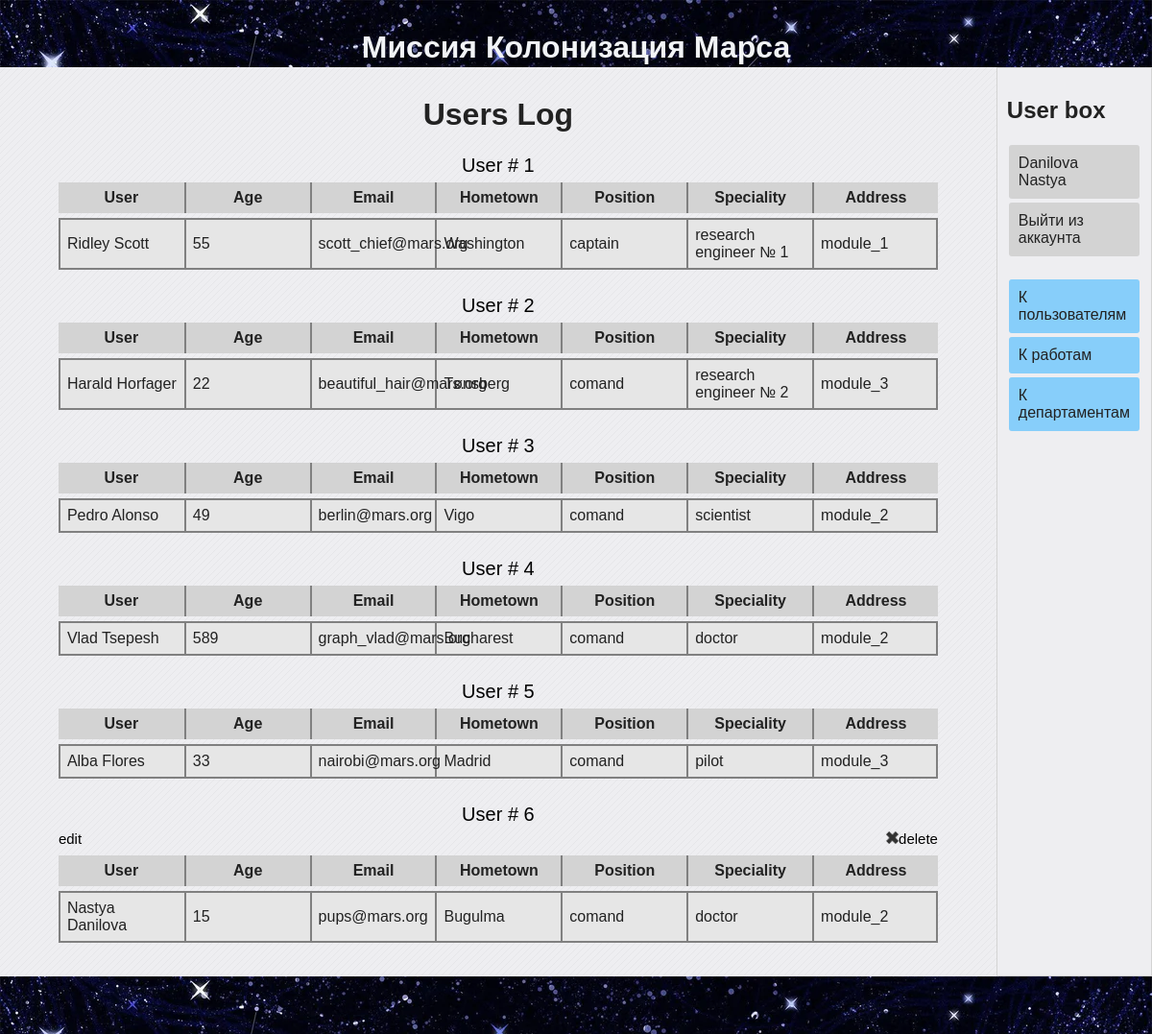
Before: /users (signed in) with the older database file.
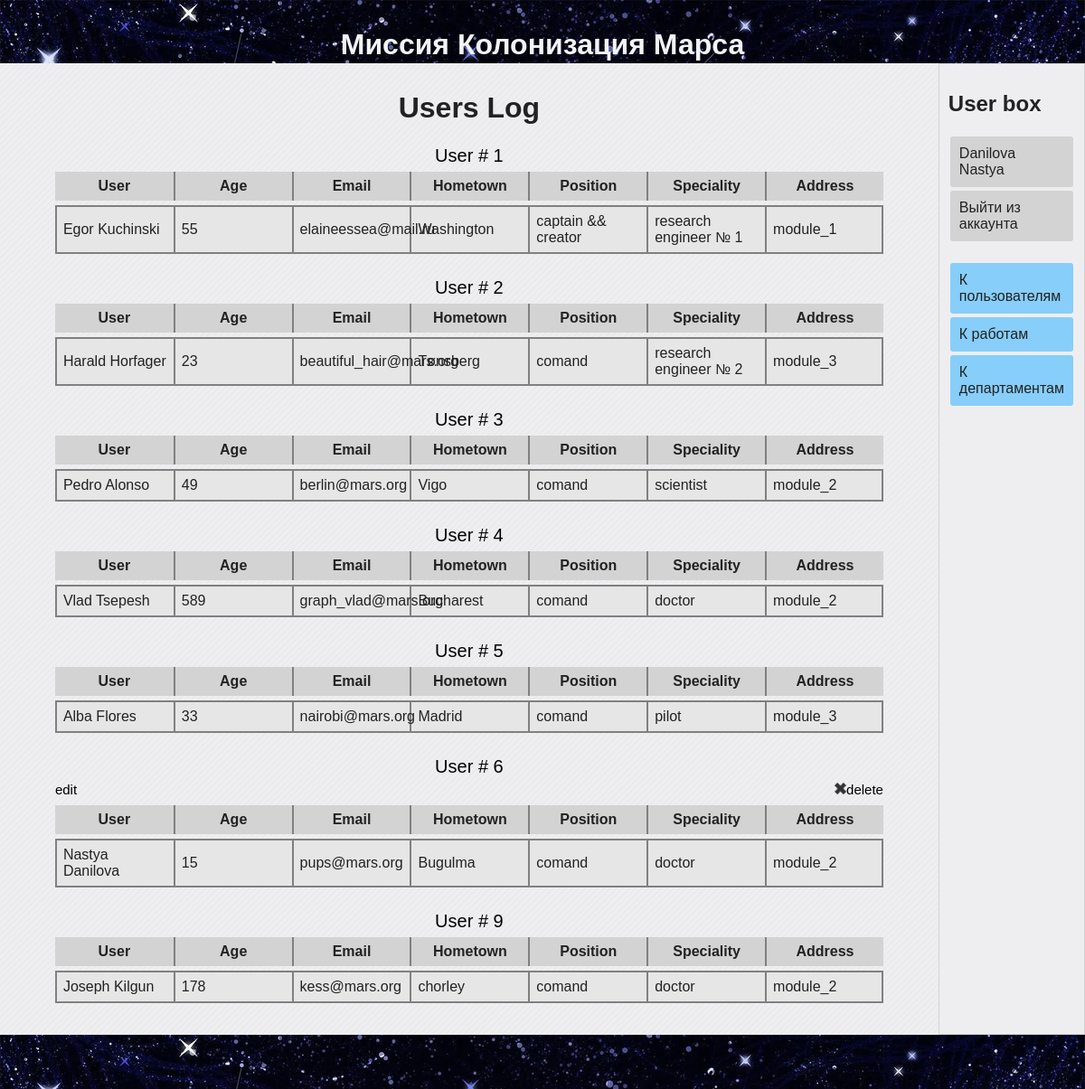
After: the same page with the newer database file.
### data/users.py (models this page shows, shortened)
class User(SqlAlchemyBase, UserMixin, SerializerMixin):
    __tablename__ = 'users'
    id = sqlalchemy.Column(sqlalchemy.Integer,
                           primary_key=True, autoincrement=True)
    surname = sqlalchemy.Column(sqlalchemy.String)
    name = sqlalchemy.Column(sqlalchemy.String)
    age = sqlalchemy.Column(sqlalchemy.Integer)
    hometown = sqlalchemy.Column(sqlalchemy.String)
    position = sqlalchemy.Column(sqlalchemy.String)
    speciality = sqlalchemy.Column(sqlalchemy.String)
    address = sqlalchemy.Column(sqlalchemy.String)
    email = sqlalchemy.Column(sqlalchemy.String,
                              index=True, unique=True)
    hashed_password = sqlalchemy.Column(sqlalchemy.String)
    modyfied_date = sqlalchemy.Column(sqlalchemy.DateTime,
                                      default=datetime.datetime.now)
    jobs = orm.relation("Jobs", back_populates='user')
    deps = orm.relation("Departments", back_populates='user')

### main.py (the view)
@app.route('/users')
def users_table():
    session = db_session.create_session()
    users = session.query(User).all()
    return render_template("user_table.html", title="User table", users=users)

### data/db_session.py (called while the page is built)
def create_session() -> Session:
    global __factory
    return __factory()

### main.py (called while the page is built)
@log_manager.user_loader
def load_user(user_id):
    session = db_session.create_session()
    return session.query(User).get(user_id)

### templates/user_table.html
{% extends "base.html" %}
{% block content %}
    <h1 style="text-align: center;">Users Log</h1>
    {% for user in users %}
        <table class="average-table">
            <caption>
                <a href="/home/{{ user.id }}">User # {{ user.id }}</a>
                {% if current_user.is_authenticated and (current_user == user or current_user.id == 1) %}
                    <div style="font-size: 15px;" class='flexbox flex_r_nowr flex_jcspacebetween_aicenter'>
                        <a href="/edit_user/{{ user.id }}">
                            <img src="/static/img/edit_icon1.png" alt="" width='13px'>edit</a>
                        <a href="/deluser/{{ user.id }}">
                            <img src="/static/img/delete_icon1.png" alt="" width="13px">delete</a>
                    </div>
                {% endif %}
            </caption>
            <thead>
                <th>User</th>
                <th>Age</th>
                <th>Email</th>
                <th>Hometown</th>
                <th>Position</th>
                <th>Speciality</th>
                <th>Address</th>
            </thead>
            <tbody>
                <tr>
                    <td>{{ user.name }} {{ user.surname }}</td>
                    <td>{{ user.age }}</td>
                    <td>{{ user.email }}</td>
                    <td>{{ user.hometown }}</td>
                    <td>{{ user.position }}</td>
                    <td>{{ user.speciality }}</td>
                    <td>{{ user.address }}</td>
                </tr>
            </tbody>
        </table>
    {% endfor %}
{% endblock %}

### templates/base.html (shortened to what this page needs)
<!DOCTYPE html>
<html lang="en">
<head>
    <link rel="stylesheet" href="/static/css/style.css">
</head>
<body>
    <header class="page-header">
        <h1>Миссия Колонизация Марса</h1>
    </header>
    <main class="flexbox flex_r_nowr">
        <div class='main_content'>
            {% block content %}{% endblock %}
        </div>
        <div class='user_box flexbox flex_c_nowr'>
            <h2>User box</h2>
            <div class="flexbox flex_c_nowr">
                {% if current_user.is_authenticated %}
                    <a class="btn" href="/home/{{ current_user.id }}">{{ current_user.surname }} {{current_user.name }}</a>
                    <a class="btn" href="/logout">Выйти из аккаунта</a>
                {% else %}
                    <a class="btn" href="/register">Зарегистрироваться</>
                    <a class="btn" href="/login">Войти</a>
                {% endif %}
            </div>
            <div class="flexbox flex_c_nowr usernav">
                <a href="/users" class="btn">К пользователям</a>
                <a href="/" class="btn">К работам</a>
                <a href="/departments" class="btn">К департаментам</a>
            </div>
        </div>
    </main>
    <footer class="page-footer"></footer>
</body>
</html>

### static/css/style.css (style rules this page uses)
body { background-color: #eeeef1; color: #222222; font-family: "Verdana", sans-serif; margin: 0; padding: 0; }
main { min-height: 568px; }
a { color: #000000; text-decoration: none; }
.page-header { background-color: #222244; background-image: url("../img/h2_bkgr.jpeg"); color: #f2f4f6; padding: 10px; height: 50px; text-align: center; }
.page-footer { background-color: #222244; background-image: url("../img/h2_bkgr.jpeg"); color: #f2f4f6; height: 40px; padding: 10px; text-align: center; }
.btn { display: block; background: lightgray; padding: 10px; margin: 2px; color: #222222; text-decoration: none; border-radius: 3px; }
.flexbox { display: flex; }
.flex_r_nowr { flex-flow: row nowrap; }
.flex_c_nowr { flex-flow: column nowrap; }
.flex_jcspacebetween_aicenter { justify-content: space-between; align-items: center; }
.user_box { border: 1px solid lightgray; padding: 10px; width: 12%; background-color: f2f4f6; }
.user_box .flexbox { margin-bottom: 20px; }
.usernav .btn { background-color: lightskyblue; }
.main_content { padding: 10px; width: 88%; }
.average-table { border-spacing: 0px 5px; margin: auto; margin-top: 20px; margin-bottom: 20px; table-layout: fixed; width: 90%; }
.average-table caption { font-size: 20px; line-height: 25px; }
.average-table th { background-color: lightgrey; border-left: 2px solid gray; padding: 7px; }
.average-table th:first-child { border-left: none; }
.average-table td { background-color: rgb(230, 230, 230); border: 2px solid gray; border-right: none; padding: 7px; }
.average-table td:last-child { border-right: 2px solid gray; }

Changed rows visible on the page:
changed User "Washington": name "Ridley" → "Egor"; surname "Scott" → "Kuchinski"; email "scott_chief@mars.org" → "elaineessea@mail.ru"; position "captain" → "captain && creator"
changed User "Harald": age "22" → "23"
added User: id "9", name "Joseph", surname "Kilgun", age "178", email "kess@mars.org", hometown "chorley", position "comand", speciality "doctor", address "module_2"
